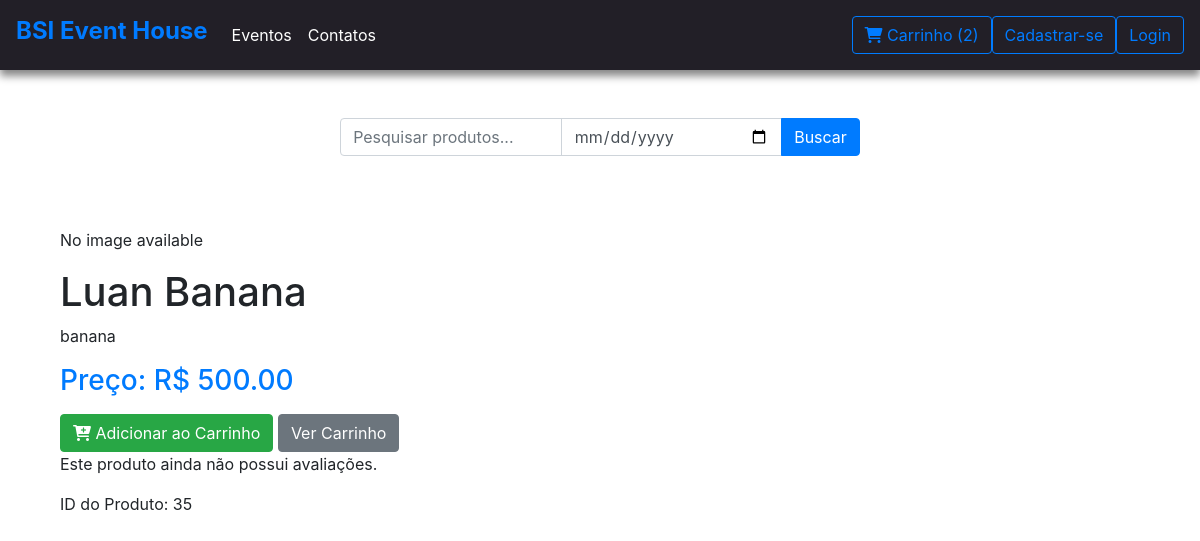
/detalhe_produto/35/, run on the app's committed database.
### produtos/models.py (models this page shows, shortened)
class Produto(models.Model):
    nome = models.CharField(max_length=100)
    descricao = models.TextField()
    preco = models.DecimalField(max_digits=10, decimal_places=2)
    imagem = models.ImageField(upload_to='media/', null=True)
    data = models.DateField()
    localizacao = models.CharField(max_length=255)
    TIPO_CHOICES = [
        ('show', 'Show'),
        ('formatura', 'Formatura'),
        ('casamento', 'Casamento'),
        ('aniversário', 'Aniversário'),
        ('outros', 'Outros'),
    ]
    tipo = models.CharField(max_length=20, choices=TIPO_CHOICES)

### produtos/views.py (the view)
# urls.py: path('detalhe_produto/<int:produto_id>/', views.detalhe_produto, name='detalhe_produto'),
def detalhe_produto(request, produto_id):
    produto = get_object_or_404(Produto, id=produto_id)
    cart_items = CartItem.objects.all()
    return render(request, 'detalhe_produto.html', {'produto': produto, 'cart_items': cart_items})

### templates/detalhe_produto.html
{% extends 'base.html' %}
{% block content %}
<div class="container my-5">
    {% if produto.imagem %}
        <img src="{{ produto.imagem.url }}" alt="{{ produto.nome }}">
    {% elif produto.imagem_url %}
        <img src="{{ produto.imagem_url }}" alt="{{ produto.nome }}">
    {% else %}
        <p>No image available</p>
    {% endif %}
    <h1>{{ produto.nome }}</h1>
    <p>{{ produto.descricao }}</p>
    <h3 class="text-primary">Preço: R$ {{ produto.preco }}</h3>
    <div class="mt-3">
        <a href="{% url 'add_to_cart' produto.id %}" class="btn btn-success">
            <i class="fas fa-cart-plus"></i> Adicionar ao Carrinho
        </a>
        <a href="{% url 'cart' %}" class="btn btn-secondary">Ver Carrinho</a>
    </div>
    <div class="product-review">
{% if avaliacoes %}
    <ul>
        {% for avaliacao in avaliacoes %}
            <li>
                <strong>{{ avaliacao.usuario.username }}</strong>: {{ avaliacao.nota }} estrelas
                <p>{{ avaliacao.comentario }}</p>
            </li>
        {% endfor %}
    </ul>
{% else %}
    <p>Este produto ainda não possui avaliações.</p>
{% endif %}
<p>ID do Produto: {{ produto.id }}</p>
    </div>
</div>
{% endblock %}

### data on the page
Produto: nome "Luan Banana", descricao "banana", preco "500.00", id "35"

### other printed values
{{ cart_items|length }} "2"
